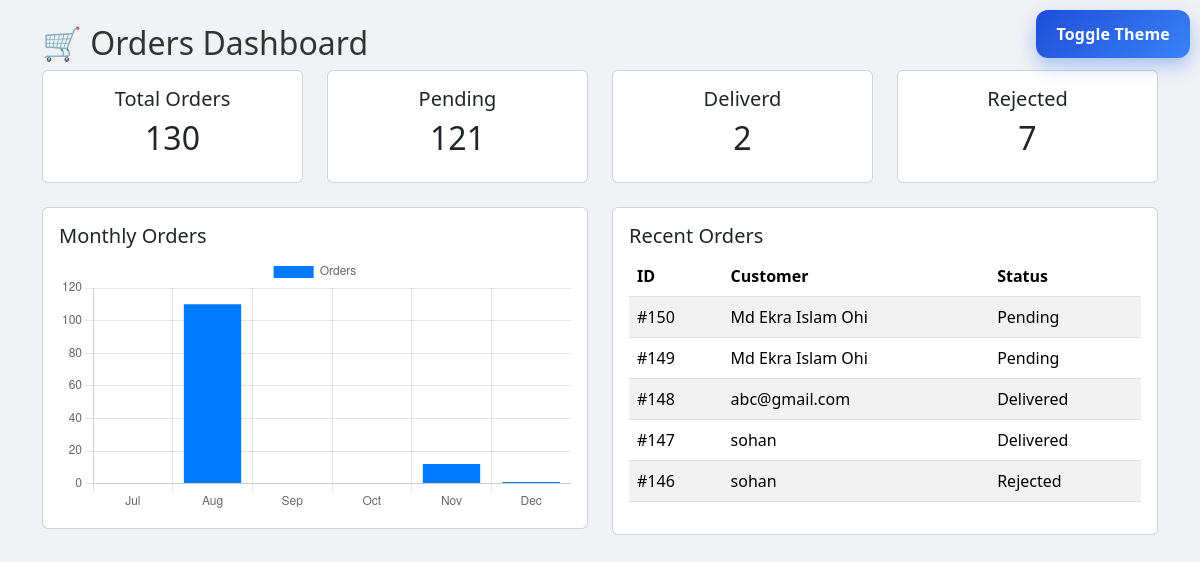
The page /admin/orders.php on the database its author committed.
### tables this page shows
CREATE TABLE `orders` (
  `order_id` int(11) NOT NULL,
  `customer_id` int(11) DEFAULT NULL,
  `employee_id` int(11) DEFAULT NULL,
  `order_date` datetime NOT NULL,
  `total_amount` decimal(10,2) DEFAULT NULL,
  `order_status` enum('Pending','Delivered','Rejected') NOT NULL DEFAULT 'Pending',
  `status` varchar(20) DEFAULT 'Pending'
);

CREATE TABLE `customers` (
  `customer_id` int(11) NOT NULL,
  `customer_name` varchar(255) NOT NULL,
  `email` varchar(255) DEFAULT NULL,
  `password` varchar(255) NOT NULL,
  `role` enum('admin','user') NOT NULL DEFAULT 'user',
  `phone_number` varchar(20) DEFAULT NULL,
  `address` text DEFAULT NULL,
  `created_at` timestamp NOT NULL DEFAULT current_timestamp(),
  `deleted` enum('0','1') NOT NULL DEFAULT '0'
);

### admin/orders.php (the view, shortened to what this page needs)
<?php
try {
    $conn = new mysqli("127.0.0.1", "root", "", "Canteen_Management_System", 3306);
    $conn->set_charset("utf8mb4");
    $totalOrders = (int)$conn->query("SELECT COUNT(*) AS c FROM orders")->fetch_assoc()['c'];
    $pendingOrders = (int)$conn->query("SELECT COUNT(*) AS c FROM orders WHERE order_status='Pending'")->fetch_assoc()['c'];
    $deliveredOrders = (int)$conn->query("SELECT COUNT(*) AS c FROM orders WHERE order_status='Delivered'")->fetch_assoc()['c'];
    $rejectedOrders = (int)$conn->query("SELECT COUNT(*) AS c FROM orders WHERE order_status='Rejected'")->fetch_assoc()['c'];
    $recentOrders = [];
    $res = $conn->query("
        SELECT o.order_id, c.customer_name, o.order_status
        FROM orders o
        JOIN customers c ON c.customer_id = o.customer_id
        ORDER BY o.order_date DESC
        LIMIT 5
    ");
    while ($row = $res->fetch_assoc()) {
        $recentOrders[] = $row;
    }
    $monthKeys = [];
    $labels = [];
    for ($i = 5; $i >= 0; $i--) {
        $ts = strtotime(date('Y-m-01') . " -$i months");
        $monthKeys[] = date('Y-m', $ts);
        $labels[] = date('M', $ts);
    }
    $map = array_fill_keys($monthKeys, 0);
    $res = $conn->query("
        SELECT DATE_FORMAT(order_date, '%Y-%m') AS ym, COUNT(*) AS cnt
        FROM orders
        WHERE order_date >= DATE_FORMAT(DATE_SUB(CURDATE(), INTERVAL 5 MONTH), '%Y-%m-01')
        GROUP BY ym
        ORDER BY ym
    ");
    while ($row = $res->fetch_assoc()) {
        if (isset($map[$row['ym']])) {
            $map[$row['ym']] = (int)$row['cnt'];
        }
    }
    $counts = array_values($map);
} catch (mysqli_sql_exception $e) {
    http_response_code(500);
    echo "<pre style='padding:16px; background:#fff3f3; border:1px solid #f5c2c7; color:#842029; border-radius:8px;'>
    Database error: " . htmlspecialchars($e->getMessage()) . "
    </pre>";
    exit;
}
?>
<!DOCTYPE html>
<html lang="en">
<head>
  <link href="https://cdn.jsdelivr.net/npm/bootstrap@5.3.3/dist/css/bootstrap.min.css" rel="stylesheet">
  <link rel="stylesheet" href="style.css">
</head>
<body>
<div class="container my-4">
  <h2 class="dashboard-header">🛒 Orders Dashboard</h2>
<button id="theme-switcher" class="btn-blue">Toggle Theme</button>
  <div class="row g-4 mb-4">
    <div class="col-md-3"><div class="card p-3 text-center"><h5>Total Orders</h5><h2><?= $totalOrders ?></h2></div></div>
    <div class="col-md-3"><div class="card p-3 text-center"><h5>Pending</h5><h2><?= $pendingOrders ?></h2></div></div>
    <div class="col-md-3"><div class="card p-3 text-center"><h5>Deliverd</h5><h2><?= $deliveredOrders ?></h2></div></div>
    <div class="col-md-3"><div class="card p-3 text-center"><h5>Rejected</h5><h2><?= $rejectedOrders ?></h2></div></div>
  </div>
  <div class="row g-4">
    <div class="col-md-6">
      <div class="card p-3">
        <h5>Monthly Orders</h5>
        <canvas id="orderChart"></canvas>
      </div>
    </div>
    <div class="col-md-6">
      <div class="card p-3">
        <h5>Recent Orders</h5>
        <table class="table table-striped">
          <thead><tr><th>ID</th><th>Customer</th><th>Status</th></tr></thead>
          <tbody>
            <?php foreach ($recentOrders as $r): ?>
              <tr>
                <td>#<?= htmlspecialchars($r['order_id']) ?></td>
                <td><?= htmlspecialchars($r['customer_name']) ?></td>
                <td><?= ucfirst($r['order_status']) ?></td>
              </tr>
            <?php endforeach; ?>
          </tbody>
        </table>
      </div>
    </div>
  </div>
</div>
<script>
new Chart(document.getElementById('orderChart'), {
  type:'bar',
  data:{
    labels: <?= json_encode($labels) ?>,
    datasets:[{
      label:'Orders',
      data: <?= json_encode($counts) ?>,
      backgroundColor:'#007bff'
    }]
  }
});
</script>
</body>
</html>

### admin/style.css (style rules this page uses)
:root { --background-color-light: #f0f2f5; --text-color-light: #333; --card-background-light: #fff; --background-color-dark: #222; --text-color-dark: #fff; --card-background-dark: #333; }
body { background-color: var(--background-color-light); color: var(--text-color-light); font-family:'Segoe UI',Arial,sans-serif; margin:0; }
#theme-switcher { position: fixed; top: 10px; right: 10px; z-index: 1000; }
* { box-sizing:border-box; }
.btn-blue { appearance: none; border: none; cursor: pointer; background: linear-gradient(135deg, #1d4ed8, #3b82f6); color: white; font-size: 16px; font-weight: 600; letter-spacing: 0.2px; padding: 12px 20px; border-radius: 12px; box-shadow: 0 8px 18px rgba(37, 99, 235, 0.35); transition: transform 0.12s ease, box-shadow 0.2s ease, opacity 0.2s ease; }

### rows shown on the page
orders: order_id "150", customer.customer_name "Md Ekra Islam Ohi", order_status "Pending"
orders: order_id "149", customer.customer_name "Md Ekra Islam Ohi", order_status "Pending"
orders: order_id "148", customer.customer_name "abc@gmail.com", order_status "Delivered"
orders: order_id "147", customer.customer_name "sohan", order_status "Delivered"
orders: order_id "146", customer.customer_name "sohan", order_status "Rejected"

### other values the page prints
$totalOrders "130"
$pendingOrders "121"
$deliveredOrders "2"
$rejectedOrders "7"
chart data {{ json_encode($labels) }} ["Jul","Aug","Sep","Oct","Nov","Dec"]
chart data {{ json_encode($counts) }} [0,110,0,0,12,1]
